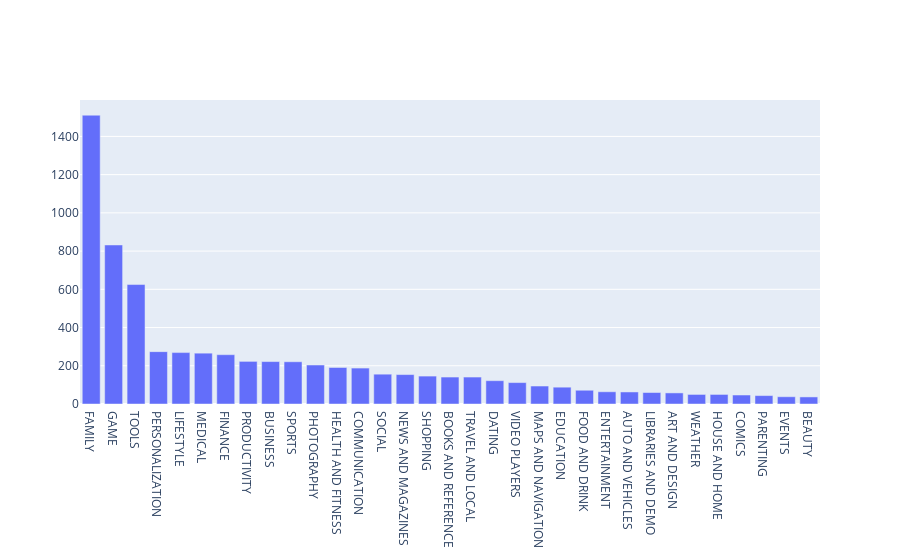

The cell this chart's notebook holds for it:
### Markdown cell above
<h2>Exploring app categories<h2>

### Code cell
# Print the total number of unique categories
num_categories = len(apps['Category'].unique())
print('Number of categories = ', num_categories)
# Number of categories =  33

# Count the number of apps in each 'Category' and sort them in descending order
num_apps_in_category = apps['Category'].value_counts()
sorted_num_apps_in_category = num_apps_in_category.sort_values(ascending = False)

data = [go.Bar(
        x = num_apps_in_category.index, # index = category name
        y = num_apps_in_category.values, # value = count
)]

plotly.offline.iplot(data)

### Figure 1 — Plotly figure (JSON) as saved in the notebook; plotly's stock layout.template omitted (floating-point values rounded to 4 significant figures)
{"data": [{"type": "bar", "x": ["FAMILY", "GAME", "TOOLS", "PERSONALIZATION", "LIFESTYLE", "MEDICAL", "FINANCE", "PRODUCTIVITY", "BUSINESS", "SPORTS", "PHOTOGRAPHY", "HEALTH AND FITNESS", "COMMUNICATION", "SOCIAL", "NEWS AND MAGAZINES", "SHOPPING", "BOOKS AND REFERENCE", "TRAVEL AND LOCAL", "DATING", "VIDEO PLAYERS", "MAPS AND NAVIGATION", "EDUCATION", "FOOD AND DRINK", "ENTERTAINMENT", "AUTO AND VEHICLES", "LIBRARIES AND DEMO", "ART AND DESIGN", "WEATHER", "HOUSE AND HOME", "COMICS", "PARENTING", "EVENTS", "BEAUTY"], "y": [1511, 832, 625, 274, 269, 266, 258, 223, 222, 221, 204, 191, 188, 156, 154, 146, 141, 141, 122, 112, 94, 88, 72, 64, 63, 60, 58, 50, 50, 47, 44, 38, 37]}], "layout": {"autosize": true, "xaxis": {"autorange": true, "range": [-0.5, 32.5], "type": "category"}, "yaxis": {"autorange": true, "range": [0, 1591.0], "type": "linear"}}}
